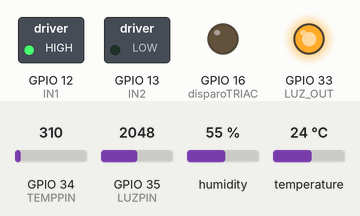
Simulated run of this sketch. Board: ESP32. Parts: switched loads named in the sketch (green lamp = pin HIGH), output pins drawn as LEDs (lit = HIGH). Inputs (shaded band) come from the test bench; at power-on: humidity 55 %, GPIO 35 (LUZPIN) = 2048, GPIO 34 (TEMPPIN) = 310, temperature 24 °C. What the sketch prints to the serial monitor is not drawn.

Above: at 1.2 s.
1.3 s: humidity set to 58 %
3.2 s: humidity set to 61 %
At 4.9 s:
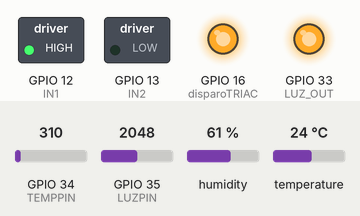
5.5 s: GPIO 35 (LUZPIN) set to 3257
7.0 s: GPIO 35 (LUZPIN) set to 3389
At 8.2 s:
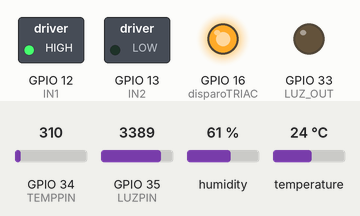
8.5 s: humidity set to 22 %
At 10.8 s:
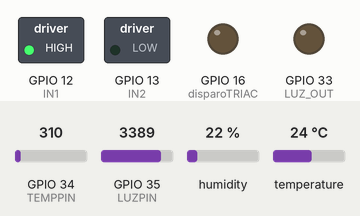
11.6 s: humidity set to 68 %
At 13.2 s:
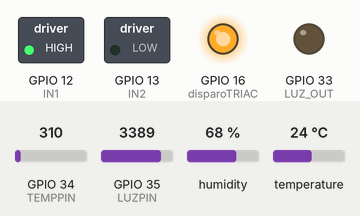
Timing chart, 0 to 14.6 s (numbered marks = the images above; inputs shaded):
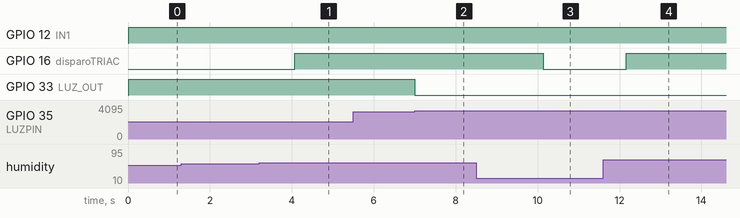

The sketch:

proyecto.ino
```cpp
#include <Adafruit_Sensor.h>
#include <DHT.h>
#include <DHT_U.h>
#ifdef ESP32
#define ADC_MAX 4095.0
#else
#define ADC_MAX 1023.0
#endif

//Pines

// Pines de los sensores
#define DHTPIN 4
#define DHTTYPE DHT11
#define TEMPPIN 34
#define LUZPIN 35

// Pines para el control del TRIAC
const int disparoTRIAC = 16;

// Pines para el control del motor
const int IN1 = 12;                 // Pin de salida digital A
const int IN2 = 13;                 // Pin de salida digital B

const int LUZ_OUT = 33;  // New pin for luminosity output


// Variables globales

// Variables del control del motor mediante temperatura
const int temperaturaLimiteInferior = 20;       // Límite inferior del rango medio
const int temperaturaLimiteSuperior = 23;       // Límite superior del rango medio

// Variables del control del LED de luminosidad
const int umbralLuminosidad = 80;  // Umbral para encender el LED de luminosidad

// Variables del control de la lampara AC mediante humedad
const int humedadLimiteInferior = 60;       // Límite inferior del rango medio
const int humedadLimiteSuperior = 80;       // Límite superior del rango medio

DHT dht(DHTPIN, DHTTYPE);

void setup() {
  // Inicialización del puerto serie
  Serial.begin(115200);

  // Inicialización de los sensores
  dht.begin();
  pinMode(TEMPPIN, INPUT);
  pinMode(LUZPIN, INPUT);

  // Inicialización del control del TRIAC
  pinMode(disparoTRIAC, OUTPUT);

  // Inicialización del control del motor
  pinMode(IN1, OUTPUT);
  pinMode(IN2, OUTPUT);

  pinMode(LUZ_OUT, OUTPUT);
}

float leerHumedad() {
  float humedad = dht.readHumidity();
  if (isnan(humedad)) {
    return -1;
  }
  return humedad;
}

float leerTemperatura() {
  int valorTemp = analogRead(TEMPPIN);
  float voltajeTemp = valorTemp * (3.3 / ADC_MAX);
  return voltajeTemp * 20;  // Map 0-3.3V to 0-66°C
}

int leerLuminosidad() {
  int valorLuz = analogRead(LUZPIN);
  float voltajeLuz = valorLuz * (3.3 / ADC_MAX);
  return voltajeLuz * 30.303;  // Map 0-3.3V to 0-100%
}

void enviarDatos(float temperatura, float humedad, int luminosidad) {
  if (humedad == -1) {
    Serial.println("-1"); //Error en las lecturas
  } else {
    Serial.print((int)temperatura);
    Serial.print(",");
    Serial.print((int)humedad);
    Serial.print(",");
    Serial.println(luminosidad);
  }
}

void controlTriac(float humedad) {
  if (humedad >= humedadLimiteInferior && humedad <= humedadLimiteSuperior) {
    digitalWrite(disparoTRIAC, HIGH);  // Mantener estado alto
  } else {
    digitalWrite(disparoTRIAC, LOW);   // Apagar
  }
}

void controlMotor(int parametro) {
  if (parametro <= temperaturaLimiteInferior) {
    digitalWrite(IN1, HIGH);
    digitalWrite(IN2, LOW);
  }
  else if (parametro > temperaturaLimiteInferior && parametro < temperaturaLimiteSuperior) {
    digitalWrite(IN1, LOW);
    digitalWrite(IN2, LOW);
  }
  else {
    digitalWrite(IN1, LOW);
    digitalWrite(IN2, HIGH);
  }
}

void controlLedLuminosidad(int luminosidad) {
  if (luminosidad <= umbralLuminosidad) {
    digitalWrite(LUZ_OUT, HIGH);
  } else {
    digitalWrite(LUZ_OUT, LOW);
  }
}

void loop() {
  float humedad = leerHumedad();
  float temperatura = leerTemperatura();
  int luminosidad = leerLuminosidad();
  enviarDatos(temperatura, humedad, luminosidad);

  controlTriac(humedad);
  controlMotor(temperatura);
  controlLedLuminosidad(luminosidad);

}
```

Measured:
- the behaviour switches between 59 and 60 % on humidity (found by bisection; images 0 and 1)
- the behaviour switches between 3316 and 3317 on GPIO 35 (LUZPIN) (found by bisection; images 1 and 2)
- after the input at 3.2 s, GPIO 16 (disparoTRIAC): LOW → HIGH after 0.87 s
- after the input at 7.0 s, GPIO 33 (LUZ_OUT): HIGH → LOW at once
- after the input at 8.5 s, GPIO 16 (disparoTRIAC): HIGH → LOW after 1.6 s
- after the input at 11.6 s, GPIO 16 (disparoTRIAC): LOW → HIGH after 0.56 s
